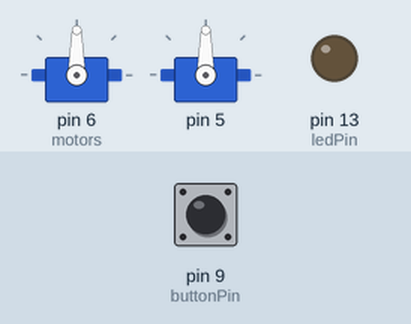
Recording of a sketch running on a simulated Arduino Uno, built with avr-gcc and run on an emulated ATmega328P. On the bench: 2 × servo, output pins drawn as LEDs (lit = HIGH). The inputs (shaded band) are chosen by the test bench; at power-on: pin 9 (buttonPin) HIGH.

Above: at 0.8 s.
0.9 s: pin 9 (buttonPin) pulled LOW for 0.15 s
At 1.3 s:
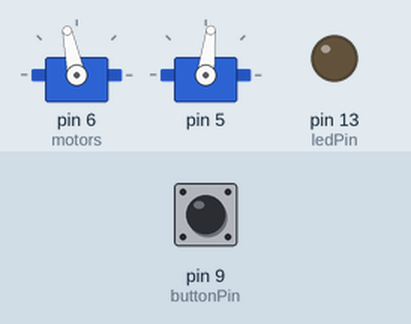
At 8.2 s:
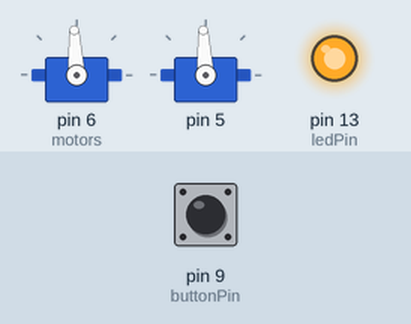
Timing chart, 0 to 9.7 s (numbered marks = the images above; inputs shaded):
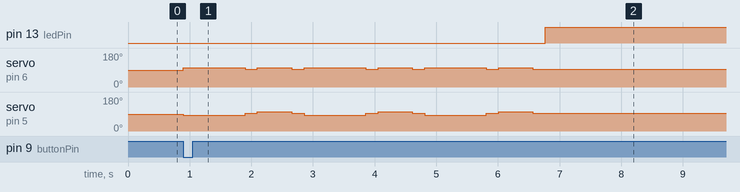

The sketch:

NanoMouse.ino
```cpp
#include <Servo.h>
#include "NanoMouseMotors.h"

const byte ledPin = 13; // def led port
const byte buttonPin = 9; // def button port

NanoMouseMotors motors;


void setup() {

  motors.attach(6, 5);

  pinMode(ledPin, OUTPUT); // status on 13 pin
  pinMode(buttonPin, INPUT_PULLUP); // connecting button with internal resistor

  while (digitalRead(buttonPin))
  {} // do nothing till button is pressed

  // turning
  // turn(LEFT, 500);
  // turn(RIGHT, 500);

  motors.polygon(1000, 3);

}

void loop() {
  digitalWrite(ledPin, HIGH); // blink led when button is pressed

}
```

NanoMouseMotors.h
```cpp
#include <Arduino.h>
#include <Servo.h>

// define turn
#define RIGHT 1
#define LEFT -1


// define class
class NanoMouseMotors {
  private: // cannot be accessed outside of the class

    // declare servo objects
    Servo leftServo;
    Servo rightServo;

    static const byte power = 100; /* static allows to store variable even after function was called second or more time
   need to be when define class... */

  public: // can be accessed outside of the class

    void attach(byte leftMotor, byte rightMotor) {
      // attach servos to pin
      leftServo.attach(leftMotor);
      rightServo.attach(rightMotor);
    }

    // function for moving forward
    void forward()
    {
      leftServo.writeMicroseconds(1500 + power);
      rightServo.writeMicroseconds(1500 - power);
    }

    // function for stopping vehicle
    void stop (int time = 200) // stop device for 200ms then exec next command
    {
      leftServo.writeMicroseconds(1500);
      rightServo.writeMicroseconds(1500);
      delay(time);
    }

    // function for moving in time
    void forwardTime(unsigned int time)
    {
      forward();
      delay(time);
      stop();

    }

    // function for right turn
    void turn(int direction, int degrees)
    {
      leftServo.writeMicroseconds(1500 + power * direction);
      rightServo.writeMicroseconds(1500 + power * direction);
      // delay(time);
      delay(round(4.5749 * degrees + 6.2313));
      stop(); // will stop device for 200ms as defined in stop function
    }

    void polygon(unsigned int time, int sides)
    {
      for (int i = 0; i < sides; i++)
      {
        forwardTime(time);
        turn(RIGHT, 360 / sides);
      }

    }


};
```

Measured:
- after the input at 0.9 s, pin 13 (ledPin): LOW → HIGH after 5.9 s; servo on pin 6 (motors): 90° → 102° at once, then repeats every 2.0 s: 93° 0.20 s, 102° 0.56 s, 93° 0.20 s, 102° 1.0 s, until it stays 93° from 6.6 s
